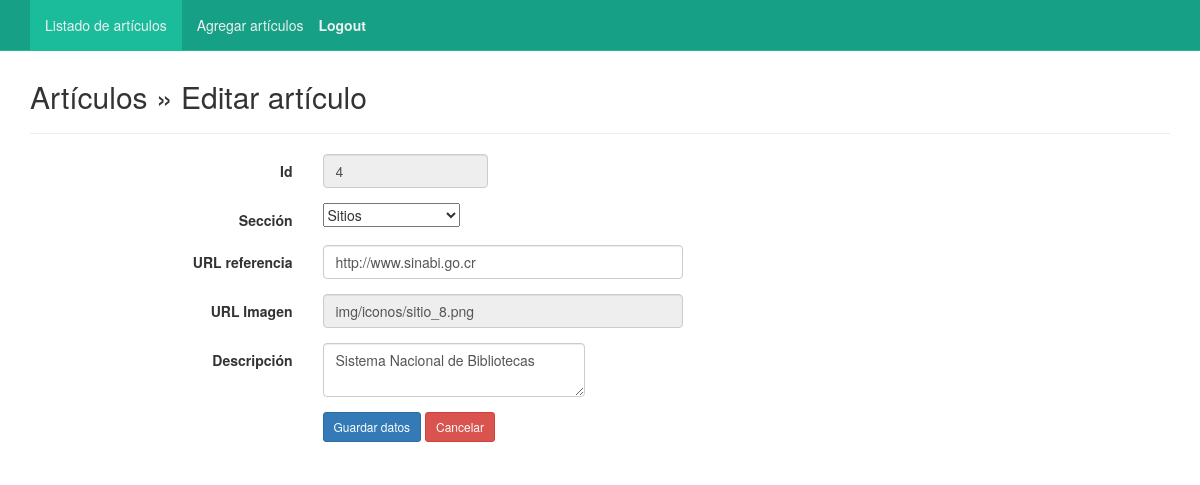
The app's page /admin/edit.php?id=4 with its own data.
### tables this page shows
CREATE TABLE `articulos` (
  `id` int(11) NOT NULL,
  `seccion` varchar(64) DEFAULT NULL,
  `texto` varchar(256) DEFAULT NULL,
  `url_img` varchar(128) DEFAULT NULL,
  `url_ref` varchar(256) DEFAULT NULL
);

### admin/edit.php (the view, shortened to what this page needs)
<?php
include("conexion.php");
?>
<!DOCTYPE html>
<html lang="es">
<head>
    <link rel="stylesheet" href="https://maxcdn.bootstrapcdn.com/bootstrap/3.3.7/css/bootstrap.min.css">
	<link href="css/bootstrap-datepicker.css" rel="stylesheet">
	<link href="../css/style_nav.css" rel="stylesheet">
</head>
<body>
	<nav class="navbar navbar-default navbar-fixed-top">
		<?php include("nav.php");?>
	</nav>
	<div class="container">
		<div class="content">
			<h2>Artículos &raquo; Editar artículo</h2>
			<hr />
			<?php
			$id = mysqli_real_escape_string($con,(strip_tags($_GET["id"],ENT_QUOTES)));
			$sql = mysqli_query($con, "SELECT * FROM articulos WHERE id='$id'");
			if(mysqli_num_rows($sql) == 0){
				header("Location: index.php");
			}else{
				$row = mysqli_fetch_assoc($sql);
			}
			?>
			<form class="form-horizontal" action="" method="post">
				<div class="form-group">
					<label class="col-sm-3 control-label">Id</label>
					<div class="col-sm-2">
						<input type="text" name="id" value="<?php echo $row ['id']; ?>" class="form-control" placeholder="Id" disabled>
					</div>
				</div>
				<div class="form-group">
					<label class="col-sm-3 control-label">Sección</label>
					<div class="col-sm-4">
						<select name="seccion" name="seccion" id="seccion">
							<option value="<?php echo $row ['seccion']; ?>"  selected><?php echo ucwords($row ['seccion']); ?> </option>
						</select>
					</div>
				</div>
				<div class="form-group">
					<label class="col-sm-3 control-label">URL referencia</label>
					<div class="col-sm-4">
						<input type="text" name="url_ref" value="<?php echo $row ['url_ref']; ?>" class="form-control" placeholder="URL referencia" required>
					</div>
				</div>
				<div class="form-group">
					<label class="col-sm-3 control-label">URL Imagen</label>
					<div class="col-sm-4">
						<input type="text" name="url_img" value="<?php echo $row ['url_img']; ?>" class="form-control" placeholder="URL imagen" disabled>
					</div>
				</div>
				<div class="form-group">
					<label class="col-sm-3 control-label">Descripción</label>
					<div class="col-sm-3">
						<textarea name="texto" class="form-control" placeholder="Descripción"><?php echo utf8_encode($row ['texto']); ?></textarea>
					</div>
				</div>
				<div class="form-group">
					<label class="col-sm-3 control-label">&nbsp;</label>
					<div class="col-sm-6">
						<input type="submit" name="save" class="btn btn-sm btn-primary" value="Guardar datos">
						<a href="index2.php" class="btn btn-sm btn-danger">Cancelar</a>
					</div>
				</div>
			</form>
		</div>
	</div>
</body>
</html>

### app/css/style_nav.css (style rules this page uses)
.navbar-default { background-color: #16a085; border-color: #1abc9c; }

### admin/edit.php (style rules this page uses)
.content { margin-top: 80px; }

### records on screen
articulos: id "4", seccion "Sitios", url_ref "http://www.sinabi.go.cr", url_img "img/iconos/sitio_8.png", texto "Sistema Nacional de Bibliotecas"
